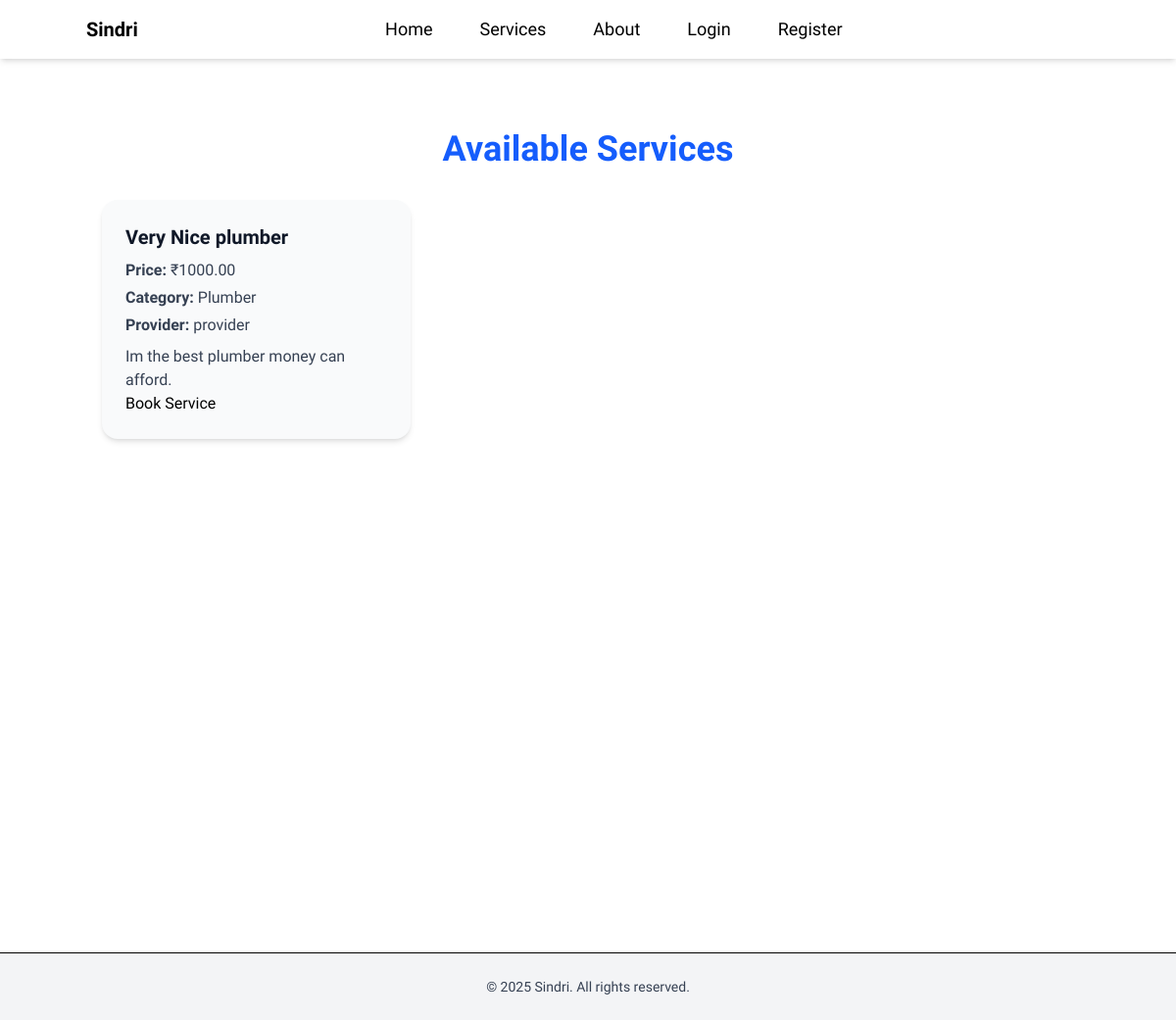
/services/services/, run on an earlier commit of the app's database.
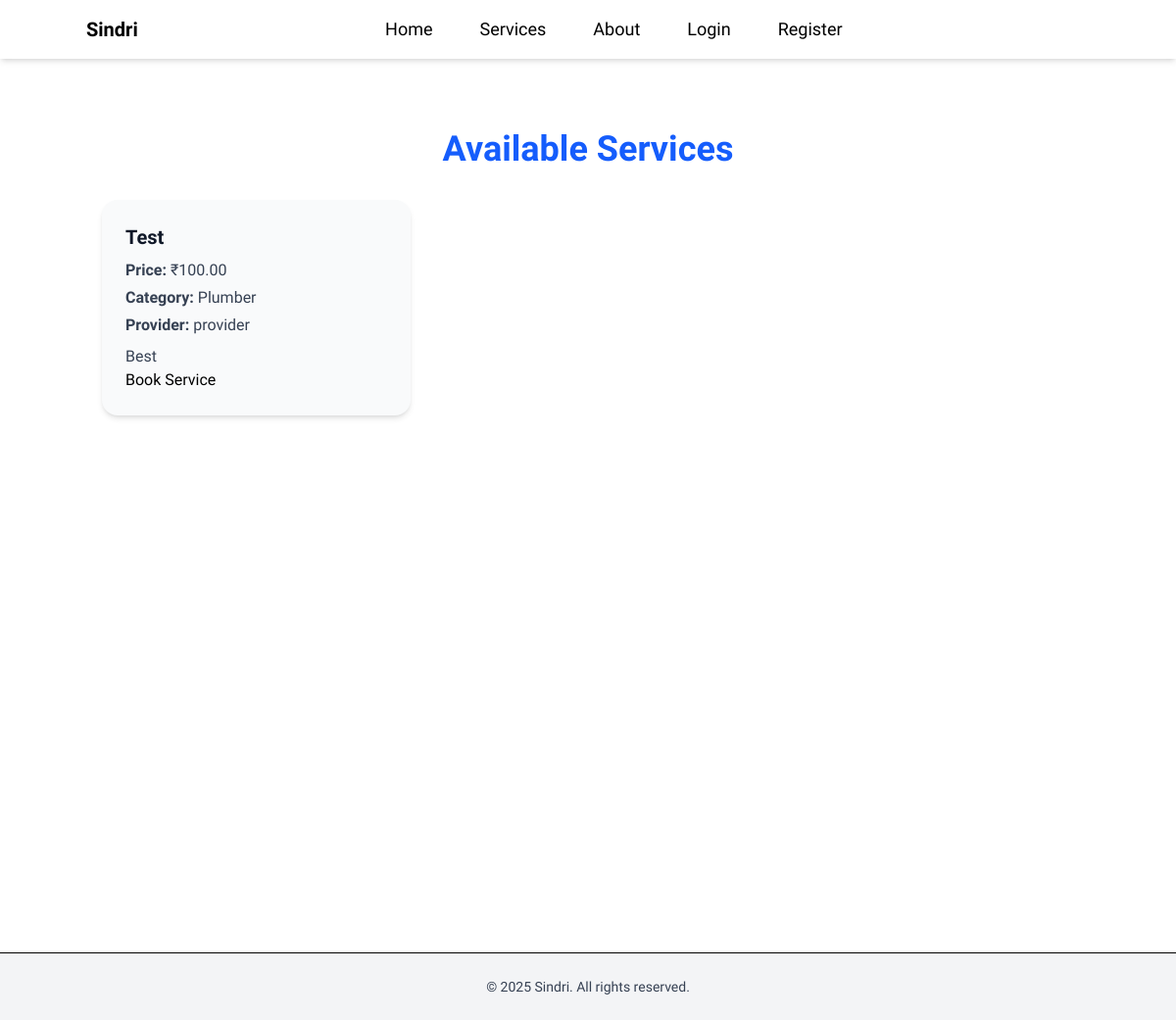
And on a later commit of the database.
### services/models.py (models this page shows, shortened)
class Service(models.Model):
    provider = models.ForeignKey(CustomUser, on_delete=models.CASCADE)
    category = models.ForeignKey(ServiceCategory, on_delete=models.SET_NULL, null= True)
    title = models.CharField(max_length=100)
    description = models.TextField()
    price = models.DecimalField(max_digits=8, decimal_places=2)
    location = models.CharField(max_length=150, blank=True)
    is_active = models.BooleanField(default=True)

class ServiceCategory(models.Model):
    name = models.CharField(max_length=50)

### users/models.py (models this page shows, shortened)
class CustomUser(AbstractUser):
    user_type_choices=[
        ('customer','Customer'),
        ('provider','Service Provider')
    ]
    user_type=models.CharField(max_length=10, choices=user_type_choices)
    city=models.CharField(max_length=10, blank=True, null=True)
    zipcode=models.CharField(max_length=10, blank=True, null=True)

### services/views.py (the view)
# urls.py: path('services/', views.service_list, name='service_list'),       # List all services
def service_list(request):
    services = Service.objects.filter(is_active=True)
    return render(request, 'services/service_list.html', {'services':services})

### services/templates/services/service_list.html (shortened to what this page needs)
{% extends 'base.html' %}
{% block content %}
<section class="min-h-screen bg-white px-4 py-8">
    <div class="max-w-5xl mx-auto">
        <h1 class="text-4xl font-extrabold text-center text-blue-600 mb-8">Available Services</h1>
        <div class="grid grid-cols-1 md:grid-cols-2 lg:grid-cols-3 gap-6">
            {% for service in services %}
                <div class="bg-gray-50 shadow-md rounded-2xl p-6 hover:shadow-xl transition">
                    <h2 class="text-xl font-semibold text-gray-900 mb-2">{{ service.title }}</h2>
                    <p class="text-gray-700 mb-1"><strong>Price:</strong> ₹{{ service.price }}</p>
                    <p class="text-gray-700 mb-1"><strong>Category:</strong> {{ service.category.name }}</p>
                    <p class="text-gray-700 mb-1"><strong>Provider:</strong> {{ service.provider.username }}</p>
                    <p class="text-gray-700 mt-2">{{ service.description }}</p>
                    <a href="{% url 'book_service' service.id %}">Book Service</a>
                </div>
            {% empty %}
                <p class="col-span-full text-center text-gray-500">No services available.</p>
            {% endfor %}
        </div>
    </div>
</section>
{% endblock %}

What changed in the data, as far as the page shows it:
removed Service: title "Very Nice plumber", price "1000.00", category.name "Plumber", provider.username "provider", description "Im the best plumber money can afford."
added Service: title "Test", price "100.00", category.name "Plumber", provider.username "provider", description "Best"
